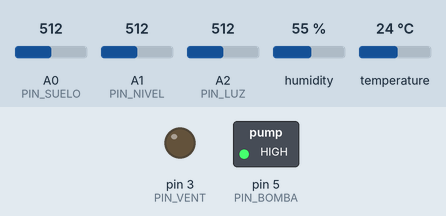
The sketch below on a simulated Arduino Uno, built with avr-gcc and run on an emulated ATmega328P. Parts: switched loads named in the sketch (green lamp = pin HIGH), output pins drawn as LEDs (lit = HIGH). Inputs (shaded band) come from the test bench; at power-on: humidity 55 %, A0 (PIN_SUELO) = 512, A2 (PIN_LUZ) = 512, A1 (PIN_NIVEL) = 512, temperature 24 °C. What the sketch prints to the serial monitor is not drawn.

Above: at 3.2 s.
3.3 s: humidity set to 79 %
9.8 s: humidity set to 82 %
At 10.5 s:
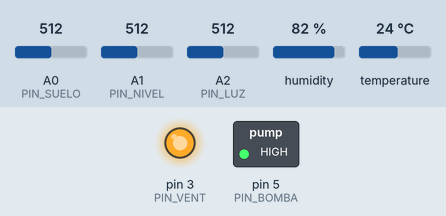
12.5 s: A0 (PIN_SUELO) set to 423
15.2 s: A0 (PIN_SUELO) set to 401
At 16.6 s:
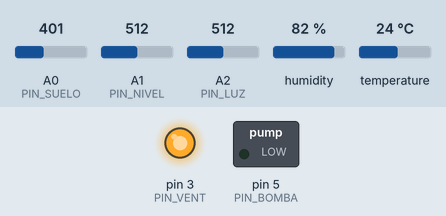
20.6 s: A2 (PIN_LUZ) set to 108
23.3 s: A2 (PIN_LUZ) set to 93
Timing chart, 0 to 26.3 s (numbered marks = the images above; inputs shaded):
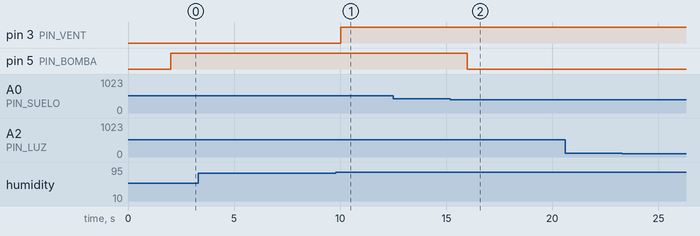

The sketch:

vivero_sensoresV2.ino
```cpp
/*
  SmartGreenAI: Radish Crop
  Sprint 1 - Lectura de sensores + evaluacion agronomica del rabano

  Que hace:
    Lee 4 sensores cada 2 segundos, los compara contra los rangos optimos
    del rabano e imprime UNA linea JSON por Serial (9600 baud).
    La Raspberry Pi lee esa linea con pyserial, la guarda en SQLite y la
    manda al endpoint de la nube. El Arduino NO habla con internet: la Pi
    es el gateway. Este archivo define el contrato con la Pi.

  Cubre: MON-01, MON-02 y la parte de firmware de MON-03.

  Cableado (todo al Arduino Uno, nada toca los GPIO de la Pi):
    DHT11 ............ VCC=5V  GND=GND  OUT=D2
    Humedad tierra ... VCC=5V  GND=GND  AO =A0
    Nivel de agua .... VCC=5V  GND=GND  AO =A1
    Sensor de luz .... VCC=5V  GND=GND  AO =A2

  Actuadores (via puente H L298N):
    Ventilador ....... D3 -> IN1  (IN2 a GND del Arduino)  OUT1/OUT2 al motor
    Bomba de riego ... D5 -> IN3  (IN4 a GND del Arduino)  OUT3/OUT4 a la bomba
    L298N alimentacion: +12V=Fuente externa, GND=comun con Arduino
    Jumpers ENA y ENB: puestos (habilitan canales A y B)

  Libreria necesaria: "DHT sensor library" de Adafruit
  (+ su dependencia "Adafruit Unified Sensor")

  ------------------------------------------------------------------
  CODIGOS DE ALERTA (se mandan en el arreglo "alertas")
  ------------------------------------------------------------------
    TEMP_ALTA / TEMP_BAJA .............. fuera de limite (>30C / <6C)
    TEMP_ALTA_LEVE / TEMP_BAJA_LEVE .... fuera del ideal (>25C / <20C)
    HUM_AIRE_ALTA / HUM_AIRE_BAJA ...... fuera de limite (>85% / <50%)
    HUM_AIRE_ALTA_LEVE / _BAJA_LEVE .... fuera del ideal (>80% / <60%)
    SUELO_ENCHARCADO / SUELO_SECO ...... fuera de limite (>80% / <50%)
    SUELO_HUMEDO_LEVE / SUELO_SECO_LEVE  fuera del ideal (>65% / <60%)
    TANQUE_MITAD ....................... <= 50% de agua
    TANQUE_UN_CUARTO ................... <= 25%, bomba bloqueada
    SOMBRA_PROLONGADA .................. es de dia y lleva rato sin sol pleno
    SOL_INSUFICIENTE ................... el dia cerro con menos de 6 h de sol
    FALLA_DHT / FALLA_SUELO / FALLA_NIVEL  sensor desconectado o en corto

  "estado" resume la linea: OK | AVISO | ALERTA
*/

#include <DHT.h>

// ---------------- PINES ----------------
#define PIN_DHT    2
#define PIN_SUELO  A0
#define PIN_NIVEL  A1
#define PIN_LUZ    A2

// Actuadores (via puente H L298N, logica Active HIGH)
#define PIN_VENT   3    // Ventilador: IN1 del L298N (IN2 a GND)
#define PIN_BOMBA  5    // Bomba de riego: IN3 del L298N (IN4 a GND)

DHT dht(PIN_DHT, DHT11);

// ---------------- CALIBRACION ----------------
const int SUELO_EN_AIRE = 555;   // medido
const int SUELO_EN_AGUA = 267;   // medido
const int NIVEL_VACIO   = 0;     // medido (oscila 0-6)
const int NIVEL_LLENO   = 200;   // medido

// Rango valido POR SENSOR, no global. El nivel puede leer 0 de forma
// legitima (tanque vacio); el suelo no: si lee casi 0 esta desconectado.
const int SUELO_MIN_VALIDO = 100;
const int SUELO_MAX_VALIDO = 1013;
const int NIVEL_MIN_VALIDO = 0;
const int NIVEL_MAX_VALIDO = 1013;

// ---------------- UMBRALES DEL RABANO ----------------
// Temperatura del aire (C)
const float TEMP_IDEAL_MIN  = 20.0;
const float TEMP_IDEAL_MAX  = 25.0;
const float TEMP_LIMITE_MIN = 6.0;
const float TEMP_LIMITE_MAX = 30.0;

// Humedad relativa del aire (%)
const float HUMA_IDEAL_MIN  = 60.0;
const float HUMA_IDEAL_MAX  = 80.0;
const float HUMA_LIMITE_MIN = 50.0;
const float HUMA_LIMITE_MAX = 85.0;

// Humedad de la tierra (% en la escala calibrada aire=0 / agua=100)
const int SUELO_IDEAL_MIN  = 60;
const int SUELO_IDEAL_MAX  = 65;
const int SUELO_LIMITE_MIN = 50;
const int SUELO_LIMITE_MAX = 80;

// Nivel del tanque (%)
const int NIVEL_PCT_AVISO   = 50;   // mitad
const int NIVEL_PCT_CRITICO = 25;   // un cuarto -> ademas bloquea la bomba

// Luz. El sensor no esta calibrado en lux, asi que se trabaja sobre una
// escala normalizada "mas alto = mas luz" (ver LUZ_INVERTIDA).
const bool LUZ_INVERTIDA    = true;  // true si al tapar el sensor el raw SUBE
const int  LUZ_UMBRAL_DIA   = 250;   // arriba de esto se considera de dia
const int  LUZ_HISTERESIS   = 40;    // margen para que no parpadee al atardecer
const int  LUZ_UMBRAL_SOL   = 600;   // arriba de esto cuenta como sol pleno
const unsigned int SOL_MIN_REQUERIDO = 360;          // 6 h en minutos
const unsigned long SOMBRA_MAX_MS    = 30UL * 60000; // 30 min sin sol pleno

// ---------------- CONFIG ----------------
const unsigned long INTERVALO_MS = 2000;  // el DHT11 no admite menos de 2s
unsigned long ultimaLectura = 0;

// Severidad
const byte OK = 0, AVISO = 1, ALERTA = 2;

// ---------------- ESTADO DEL CICLO DE LUZ ----------------
bool          esDia           = false;
bool          huboDiaCompleto = false;  // ya se cerro al menos un dia
unsigned long solHoyMs        = 0;      // sol pleno acumulado del dia actual
unsigned long sombraMs        = 0;      // rato continuo sin sol pleno, de dia
int           solPrevMin      = -1;     // minutos de sol del dia anterior

// ---------------- ESTADO DE LA LINEA ACTUAL ----------------
byte severidad = OK;
bool primeraAlerta = true;

void setup() {
  // Iniciar actuadores apagados ANTES de declararlos como salida
  // para evitar arranques involuntarios al encender el Arduino.
  digitalWrite(PIN_VENT, LOW);
  digitalWrite(PIN_BOMBA, LOW);
  pinMode(PIN_VENT, OUTPUT);
  pinMode(PIN_BOMBA, OUTPUT);

  Serial.begin(9600);
  dht.begin();
  delay(2000);  // el DHT11 tarda en estabilizarse al arrancar
}

// Convierte un valor crudo (0-1023) a porcentaje 0-100.
int aPorcentaje(int crudo, int enCero, int enCien) {
  long p = map(crudo, enCero, enCien, 0, 100);
  return constrain(p, 0, 100);
}

bool lecturaValida(int crudo, int minValido, int maxValido) {
  return crudo >= minValido && crudo <= maxValido;
}

// ---------------- IMPRESION DE CAMPOS ----------------
void campoFloat(const __FlashStringHelper* nombre, float valor, int decimales) {
  Serial.print(F(",\""));
  Serial.print(nombre);
  Serial.print(F("\":"));
  if (isnan(valor)) Serial.print(F("null"));
  else              Serial.print(valor, decimales);
}

// pct < 0 significa lectura invalida -> null
void campoAnalogico(const __FlashStringHelper* nombre, int crudo, int pct) {
  Serial.print(F(",\""));
  Serial.print(nombre);
  Serial.print(F("_raw\":"));
  Serial.print(crudo);

  Serial.print(F(",\""));
  Serial.print(nombre);
  Serial.print(F("_pct\":"));
  if (pct < 0) Serial.print(F("null"));
  else         Serial.print(pct);
}

void campoBool(const __FlashStringHelper* nombre, bool valor) {
  Serial.print(F(",\""));
  Serial.print(nombre);
  Serial.print(F("\":"));
  Serial.print(valor ? F("true") : F("false"));
}

void alerta(const __FlashStringHelper* codigo, byte nivel) {
  if (!primeraAlerta) Serial.print(',');
  Serial.print('"');
  Serial.print(codigo);
  Serial.print('"');
  primeraAlerta = false;
  if (nivel > severidad) severidad = nivel;
}

// ---------------- CICLO DIA / NOCHE ----------------
// El Arduino no tiene reloj, asi que el dia y la noche se deducen del propio
// sensor de luz. Asi no se mandan alertas de falta de sol a media noche.
void actualizarCicloDeLuz(int luzNivel) {
  if (esDia) {
    if (luzNivel < LUZ_UMBRAL_DIA - LUZ_HISTERESIS) {
      // anochecio: se cierra el dia y se guarda cuanto sol junto
      esDia = false;
      huboDiaCompleto = true;
      solPrevMin = solHoyMs / 60000UL;
    } else if (luzNivel >= LUZ_UMBRAL_SOL) {
      solHoyMs += INTERVALO_MS;
      sombraMs = 0;
    } else {
      sombraMs += INTERVALO_MS;
    }
  } else {
    if (luzNivel > LUZ_UMBRAL_DIA + LUZ_HISTERESIS) {
      // amanecio: arranca el conteo del dia nuevo
      esDia = true;
      solHoyMs = 0;
      sombraMs = 0;
    }
  }
}

// ---------------- EVALUACION AGRONOMICA ----------------
void evaluarTemperatura(float t) {
  if (isnan(t))                   alerta(F("FALLA_DHT"), ALERTA);
  else if (t > TEMP_LIMITE_MAX)   alerta(F("TEMP_ALTA"), ALERTA);
  else if (t < TEMP_LIMITE_MIN)   alerta(F("TEMP_BAJA"), ALERTA);
  else if (t > TEMP_IDEAL_MAX)    alerta(F("TEMP_ALTA_LEVE"), AVISO);
  else if (t < TEMP_IDEAL_MIN)    alerta(F("TEMP_BAJA_LEVE"), AVISO);
}

void evaluarHumedadAire(float h) {
  if (isnan(h)) return;  // ya lo reporto FALLA_DHT
  if (h > HUMA_LIMITE_MAX)        alerta(F("HUM_AIRE_ALTA"), ALERTA);
  else if (h < HUMA_LIMITE_MIN)   alerta(F("HUM_AIRE_BAJA"), ALERTA);
  else if (h > HUMA_IDEAL_MAX)    alerta(F("HUM_AIRE_ALTA_LEVE"), AVISO);
  else if (h < HUMA_IDEAL_MIN)    alerta(F("HUM_AIRE_BAJA_LEVE"), AVISO);
}

void evaluarSuelo(int pct) {
  if (pct < 0)                    alerta(F("FALLA_SUELO"), ALERTA);
  else if (pct > SUELO_LIMITE_MAX) alerta(F("SUELO_ENCHARCADO"), ALERTA);
  else if (pct < SUELO_LIMITE_MIN) alerta(F("SUELO_SECO"), ALERTA);
  else if (pct > SUELO_IDEAL_MAX)  alerta(F("SUELO_HUMEDO_LEVE"), AVISO);
  else if (pct < SUELO_IDEAL_MIN)  alerta(F("SUELO_SECO_LEVE"), AVISO);
}

void evaluarNivel(int pct) {
  if (pct < 0)                       alerta(F("FALLA_NIVEL"), ALERTA);
  else if (pct <= NIVEL_PCT_CRITICO) alerta(F("TANQUE_UN_CUARTO"), ALERTA);
  else if (pct <= NIVEL_PCT_AVISO)   alerta(F("TANQUE_MITAD"), AVISO);
}

void evaluarLuz() {
  if (esDia) {
    if (sombraMs >= SOMBRA_MAX_MS) alerta(F("SOMBRA_PROLONGADA"), AVISO);
  } else if (huboDiaCompleto && solPrevMin < (int)SOL_MIN_REQUERIDO) {
    // Solo de noche y solo si ya se cerro un dia completo: de otro modo
    // se alertaria de falta de sol a las 7 de la mañana, cuando todavia
    // le quedan horas de luz al dia.
    alerta(F("SOL_INSUFICIENTE"), AVISO);
  }
}

void loop() {
  if (millis() - ultimaLectura < INTERVALO_MS) return;
  ultimaLectura = millis();

  // ---- lectura ----
  float tempC    = dht.readTemperature();
  float humAire  = dht.readHumidity();
  int   sueloRaw = analogRead(PIN_SUELO);
  int   nivelRaw = analogRead(PIN_NIVEL);
  int   luzRaw   = analogRead(PIN_LUZ);

  int sueloPct = lecturaValida(sueloRaw, SUELO_MIN_VALIDO, SUELO_MAX_VALIDO)
                 ? aPorcentaje(sueloRaw, SUELO_EN_AIRE, SUELO_EN_AGUA) : -1;
  int nivelPct = lecturaValida(nivelRaw, NIVEL_MIN_VALIDO, NIVEL_MAX_VALIDO)
                 ? aPorcentaje(nivelRaw, NIVEL_VACIO, NIVEL_LLENO) : -1;

  int luzNivel = LUZ_INVERTIDA ? (1023 - luzRaw) : luzRaw;
  actualizarCicloDeLuz(luzNivel);

  // ---- decisiones (se recomiendan, la nube y el productor deciden) ----
  // Fail-safe: si el nivel esta bajo O el sensor fallo, la bomba no arranca.
  bool bombaHabilitada = (nivelPct > NIVEL_PCT_CRITICO);
  bool riegoSugerido   = (sueloPct >= 0 && sueloPct < SUELO_LIMITE_MIN);
  // La ventilacion es constante: BASE siempre, ALTA si hay calor o bochorno.
  bool ventAlta = (!isnan(tempC)   && tempC   > TEMP_IDEAL_MAX) ||
                  (!isnan(humAire) && humAire > HUMA_IDEAL_MAX);

  // ---- control fisico de actuadores (L298N, HIGH = encendido) ----
  // Ventilador: se enciende cuando la temperatura o humedad superan el ideal.
  digitalWrite(PIN_VENT, ventAlta ? HIGH : LOW);

  // Bomba: solo riega si el suelo esta seco Y el tanque tiene agua suficiente.
  bool bombaActiva = riegoSugerido && bombaHabilitada;
  digitalWrite(PIN_BOMBA, bombaActiva ? HIGH : LOW);

  // ---- salida JSON ----
  Serial.print(F("{\"ms\":"));
  Serial.print(millis());

  campoFloat(F("temp_c"),       tempC,   1);
  campoFloat(F("hum_aire_pct"), humAire, 1);
  campoAnalogico(F("suelo"), sueloRaw, sueloPct);
  campoAnalogico(F("nivel"), nivelRaw, nivelPct);

  // La luz se manda cruda; luz_nivel es la misma lectura normalizada a
  // "mas alto = mas luz" para que la nube no tenga que saber la polaridad.
  Serial.print(F(",\"luz_raw\":"));
  Serial.print(luzRaw);
  Serial.print(F(",\"luz_nivel\":"));
  Serial.print(luzNivel);

  campoBool(F("es_dia"), esDia);
  Serial.print(F(",\"sol_min_hoy\":"));
  Serial.print(solHoyMs / 60000UL);
  Serial.print(F(",\"sol_min_prev\":"));
  if (solPrevMin < 0) Serial.print(F("null"));
  else                Serial.print(solPrevMin);

  campoBool(F("riego_sugerido"),   riegoSugerido);
  campoBool(F("bomba_habilitada"), bombaHabilitada);
  campoBool(F("bomba_activa"),     bombaActiva);
  Serial.print(F(",\"vent\":\""));
  Serial.print(ventAlta ? F("ALTA") : F("BASE"));
  Serial.print('"');
  campoBool(F("vent_activo"), ventAlta);

  Serial.print(F(",\"alertas\":["));
  severidad = OK;
  primeraAlerta = true;
  evaluarTemperatura(tempC);
  evaluarHumedadAire(humAire);
  evaluarSuelo(sueloPct);
  evaluarNivel(nivelPct);
  evaluarLuz();
  Serial.print(F("],\"estado\":\""));
  Serial.print(severidad == OK ? F("OK") : (severidad == AVISO ? F("AVISO") : F("ALERTA")));
  Serial.println(F("\"}"));
}

/*
  ------------------------------------------------------------------
  EJEMPLO DE LINEA
  ------------------------------------------------------------------
  {"ms":148022,"temp_c":24.2,"hum_aire_pct":38.0,"suelo_raw":565,
   "suelo_pct":0,"nivel_raw":5,"nivel_pct":2,"luz_raw":306,"luz_nivel":717,
   "es_dia":true,"sol_min_hoy":42,"sol_min_prev":null,"riego_sugerido":true,
   "bomba_habilitada":false,"vent":"BASE",
   "alertas":["HUM_AIRE_BAJA","SUELO_SECO","TANQUE_UN_CUARTO"],"estado":"ALERTA"}

  (va todo en una sola linea, sin saltos)

  ------------------------------------------------------------------
  LO QUE FALTA CALIBRAR
  ------------------------------------------------------------------

  1. NIVEL_LLENO
     Llena el tanque hasta donde va a estar lleno de verdad, con el sensor
     ya montado vertical y fijo, y anota nivel_raw. Ese numero va arriba.
     Mientras siga inventado, las alertas TANQUE_MITAD y TANQUE_UN_CUARTO
     no significan nada.

  2. LUZ_INVERTIDA
     Abre el Monitor Serial y tapa el sensor con la mano.
       - Si luz_raw SUBE al taparlo  -> LUZ_INVERTIDA = true
       - Si luz_raw BAJA al taparlo  -> LUZ_INVERTIDA = false
     Verifica que luz_nivel se comporte como "mas alto = mas luz".

  3. LUZ_UMBRAL_DIA y LUZ_UMBRAL_SOL
     Con LUZ_INVERTIDA ya correcto, anota luz_nivel en tres momentos:
       - cuarto a oscuras (noche)      -> el umbral de dia va bien arriba de esto
       - sombra o interior con luz     -> entre los dos umbrales
       - vivero a pleno sol            -> LUZ_UMBRAL_SOL va un poco abajo
     Sin esto, sol_min_hoy cuenta mal y SOL_INSUFICIENTE es ruido.

  4. Recalibrar el suelo con TIERRA REAL antes de la demo
     SUELO_EN_AGUA = 267 se saco con el sensor en un vaso de agua, no en
     tierra. Un 60% en esa escala no es un 60% agronomico. Lo correcto:
     regar la maceta hasta capacidad de campo, esperar a que drene y tomar
     ESE raw como el 100%. Si no, los umbrales de 50/60/65/80 estan
     comparando contra una escala que no es la del rabano.

  Nota: el porcentaje del tanque es lineal contra el raw, pero el sensor
  solo mide el tramo que cubren las rayitas doradas. "Mitad" es mitad del
  tramo medido, no necesariamente mitad del volumen del tanque. Vale la
  pena anotarlo en el reporte como limitacion.
*/
```

Measured:
- the behaviour switches between 80 and 81 % on humidity (found by bisection; images 0 and 1)
- the behaviour switches between 412 and 411 on A0 (PIN_SUELO) (found by bisection; images 1 and 2)
- after the input at 3.3 s, every drawn part: stays the same
- after the input at 9.8 s, pin 3 (PIN_VENT): LOW → HIGH after 0.22 s
- after the input at 12.5 s, every drawn part: stays the same
- after the input at 15.2 s, pin 5 (PIN_BOMBA): HIGH → LOW after 0.80 s
- after the input at 20.6 s, every drawn part: stays the same
- after the input at 23.3 s, every drawn part: stays the same
